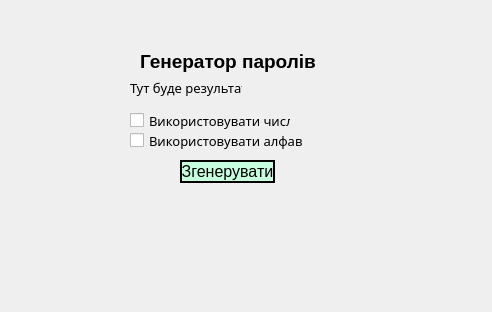
<?xml version="1.0" encoding="UTF-8"?>
<ui version="4.0">
 <class>MainWindow</class>
 <widget class="QMainWindow" name="MainWindow">
  <property name="geometry">
   <rect>
    <x>0</x>
    <y>0</y>
    <width>492</width>
    <height>312</height>
   </rect>
  </property>
  <property name="windowTitle">
   <string>MainWindow</string>
  </property>
  <widget class="QWidget" name="centralwidget">
   <widget class="QLabel" name="title">
    <property name="geometry">
     <rect>
      <x>140</x>
      <y>50</y>
      <width>185</width>
      <height>23</height>
     </rect>
    </property>
    <property name="font">
     <font>
      <pointsize>14</pointsize>
      <weight>75</weight>
      <italic>false</italic>
      <bold>true</bold>
      <underline>false</underline>
      <strikeout>false</strikeout>
      <kerning>true</kerning>
     </font>
    </property>
    <property name="text">
     <string>Генератор паролів</string>
    </property>
   </widget>
   <widget class="QCheckBox" name="number">
    <property name="geometry">
     <rect>
      <x>130</x>
      <y>110</y>
      <width>161</width>
      <height>21</height>
     </rect>
    </property>
    <property name="font">
     <font>
      <family>Nirmala UI Semilight</family>
      <pointsize>10</pointsize>
     </font>
    </property>
    <property name="text">
     <string>Використовувати числа</string>
    </property>
   </widget>
   <widget class="QCheckBox" name="alfavit">
    <property name="geometry">
     <rect>
      <x>130</x>
      <y>130</y>
      <width>174</width>
      <height>21</height>
     </rect>
    </property>
    <property name="font">
     <font>
      <family>Nirmala UI Semilight</family>
      <pointsize>10</pointsize>
     </font>
    </property>
    <property name="text">
     <string>Використовувати алфавіт</string>
    </property>
   </widget>
   <widget class="QLabel" name="result">
    <property name="geometry">
     <rect>
      <x>130</x>
      <y>80</y>
      <width>112</width>
      <height>16</height>
     </rect>
    </property>
    <property name="font">
     <font>
      <family>PMingLiU-ExtB</family>
      <pointsize>10</pointsize>
     </font>
    </property>
    <property name="text">
     <string>Тут буде результат</string>
    </property>
   </widget>
   <widget class="QPushButton" name="zgeneruvatu">
    <property name="geometry">
     <rect>
      <x>180</x>
      <y>160</y>
      <width>95</width>
      <height>23</height>
     </rect>
    </property>
    <property name="baseSize">
     <size>
      <width>0</width>
      <height>0</height>
     </size>
    </property>
    <property name="font">
     <font>
      <pointsize>12</pointsize>
     </font>
    </property>
    <property name="cursor">
     <cursorShape>ArrowCursor</cursorShape>
    </property>
    <property name="styleSheet">
     <string notr="true">color:rgb(0, 0, 0);
background-color:rgb(198, 255, 222);
border: 2px solid black;

</string>
    </property>
    <property name="text">
     <string>Згенерувати</string>
    </property>
   </widget>
  </widget>
 </widget>
 <resources/>
 <connections/>
</ui>
